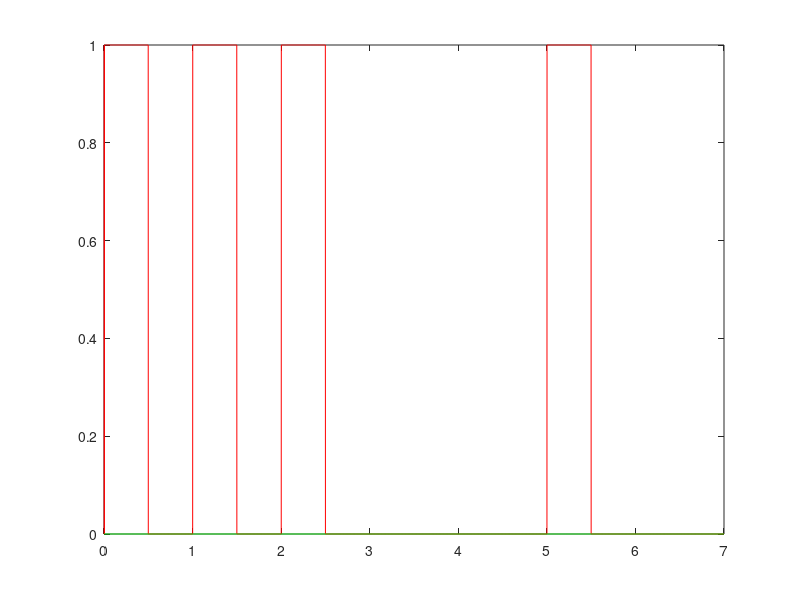

Write the MATLAB code that produced this figure.
%Nikunj Purohit
%Unipolar RZ
clc;
close all;
n = [1,1,1,0,0,1,0];
for k = 1:length(n)
    if n(k) == 1 
    n(k) = 1;
    else 
    n(k) = 0; 
    end
end
i = 1;
a = 0;
t=0:0.001:length(n); 
z  = 0*sin(2*pi*10*t);
y = zeros(size(t));
for j=1:length(t)
    if t(j) == 0 
        y(j)=0;
    elseif (t(j) < ((i+a)/2)) 
        disp(t(j)); 
        y(j)=n(i);
    elseif (t(j) <= i) 
        y(j)=0;
    else
        y(i) = n(i);
        a = i;
        i=i+1;
    end
end
plot(t,y,'r',t,z,'g');